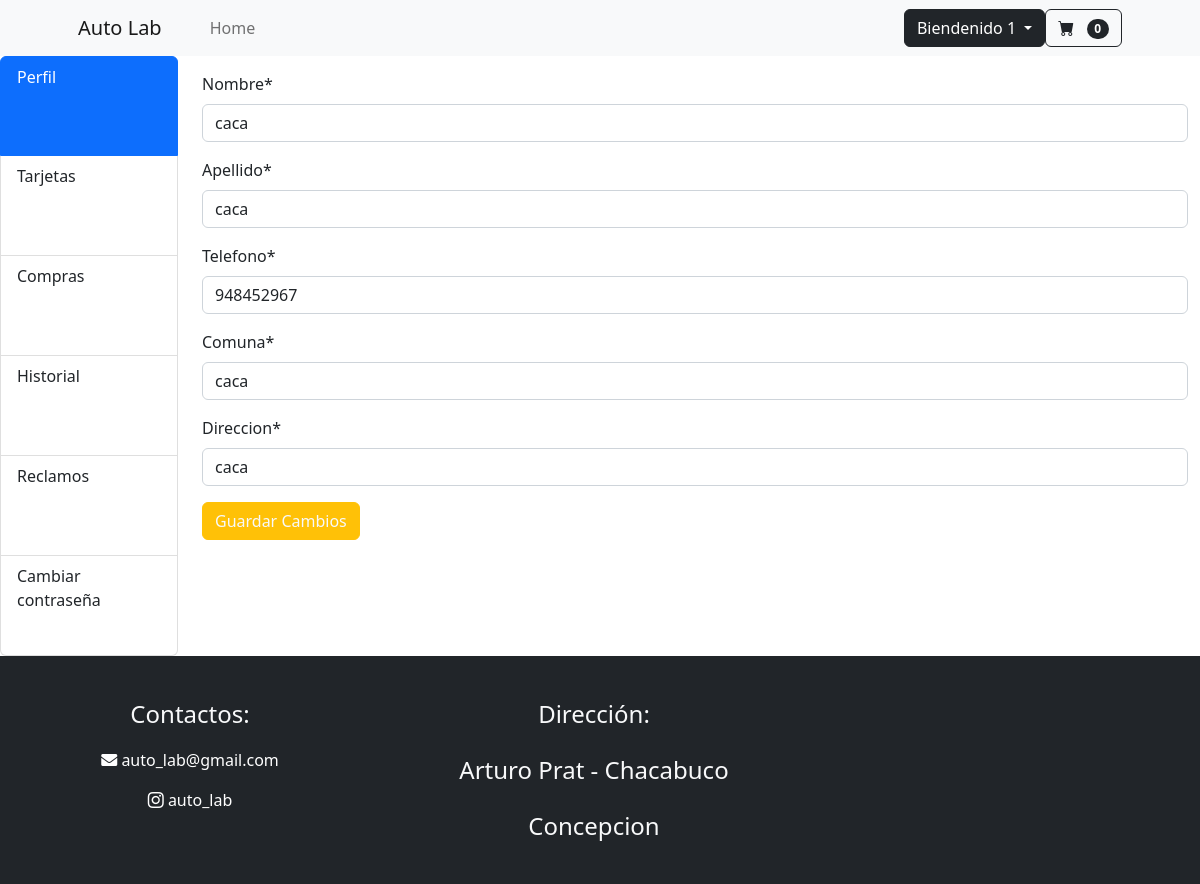
/mi_cuenta/eladmin@gmail.com (signed in), run on the app's committed database.
### mi_web/models.py (models this page shows, shortened)
class Usuario(AbstractBaseUser,PermissionsMixin):
    run = models.CharField( "rut" ,max_length=10 ,primary_key=True )
    correo = models.EmailField("correo", max_length=150 , unique=True)
    nombre = models.CharField("nombre", max_length=50)
    apellido = models.CharField("apellido", max_length=50)
    telefono= models.CharField("telefono", max_length=9)
    comuna= models.CharField("comuna", max_length=50)
    direccion= models.CharField("direccion", max_length=50)
    is_staff = models.BooleanField("empleado",default=False)
    is_superuser = models.BooleanField("superuser",default=False)
    es_baneado = models.BooleanField("baneado", default=False)
    USERNAME_FIELD="correo"
    objects=Usuariomanager()
    REQUIRED_FIELDS=["run","nombre","apellido","telefono","comuna","direccion"]

class CarritoDeCompras(models.Model):
    user = models.OneToOneField(Usuario, on_delete=models.CASCADE )
    productos = models.ManyToManyField(producto, through='ItemCarrito')
    is_active = models.BooleanField(default=True)
    @property
    def cant(self):
        itens = ItemCarrito.objects.filter(carrito=self.pk)
        return len(itens)

### mi_web/views.py (the view, shortened to what this page needs)
# urls.py: path('mi_cuenta/<id>',login_required(views.mi_cuenta),name='mi_cuenta'),
@login_required
def mi_cuenta(request, id):
    carrito, created = CarritoDeCompras.objects.get_or_create(user=request.user, is_active=True)
    usera=get_object_or_404(Usuario,correo=id)
    form=updateUser(instance=usera)
    form2=upPassUser(user=request.user)
    form3=Tarjeta.objects.filter(uusuario=usera)
    form4= TarjetaForm()
    Boletas = Boleta.objects.filter(user=usera ,estado='ALMACEN'or 'ENVIO' )
    Boletas_completadas = Boleta.objects.filter(user=usera, estado='COMPLETADO' or 'CANCELADO')
    reclamos= Reclamo.objects.filter(usuario=usera)
    datos={
        "form":form,
        "form2":form2,
        "targetas":form3,
        "form4":form4,
        "boletas":Boletas,
        "Boletas_completadas":Boletas_completadas,
        "reclamos":reclamos
    }
    return render(request,'vet/mi_cuenta.html' , datos)

### mi_web/forms.py
class updateUser(UserChangeForm):
    class Meta:
        model = useru
        fields =["nombre","apellido","telefono","comuna","direccion"]
    def __init__(self, *args , **kwargs ):
        super().__init__(*args, **kwargs)
        self.helper= FormHelper()
        self.helper.form_method="post"
        self.helper.form_class="needs-validation"
        self.helper.attrs={"novalidate":""}
        self.helper.layout=Layout(
           Field("nombre",id="nombre"),
           Field("apellido",id="apellido"),
           Div(
                Div(
                    PrependedText('telefono', '+56', active=True , id="fono"),
                    css_class='input-group'
                ,id="fono2"),
                css_class='form-group'
            ),
           Field("comuna",id="comuna"),
           Field("direccion",id="direc")
        )
        if 'password' in self.fields:
            del self.fields['password']

class upPassUser(PasswordChangeForm):
    def __init__(self, *args, **kwargs):
        super().__init__(*args, **kwargs)
        self.helper = FormHelper()
        self.helper.form_method = 'post'
        self.helper.form_class = 'needs-validation'
        self.helper.attrs = {'novalidate': ''}
        self.helper.layout = Layout(
            Field('old_password', id='old_password'),
            Field('new_password1', id='contraseña'),
            Field('new_password2', id='repetirContraseña')
        )

### mi_web/context_processors.py (called while the page is built)
def carrito(request:HttpRequest):
    if request.user.is_authenticated:
        carito = CarritoDeCompras.objects.get(user=request.user)
        return {"carrito":carito}
    return {}

### mi_web/templates/vet/mi_cuenta.html (shortened to what this page needs)
{% extends "vet/base_p.html" %}
{% load static %}
{% load crispy_forms_tags %}
{% block contenido %}
    <div class="row">
        <div class="col-2 d-none d-md-block">
          <div class="list-group" id="list-tab" role="tablist">
            <a class="list-group-item list-group-item-action active" style="height: 100px;" id="list-home-list" data-bs-toggle="list" href="#Perfil" role="tab" aria-controls="list-home" >Perfil </a>
            <a class="list-group-item list-group-item-action" style="height: 100px;" id="list-profile-list" data-bs-toggle="list" href="#targetas" role="tab" aria-controls="list-profile">Tarjetas</a>
            <a class="list-group-item list-group-item-action" style="height: 100px;" id="list-profile-list" data-bs-toggle="list" href="#Compras" role="tab" aria-controls="list-profile">Compras</a>
            <a class="list-group-item list-group-item-action" style="height: 100px;"  id="list-messages-list" data-bs-toggle="list" href="#Historial" role="tab" aria-controls="list-messages">Historial</a>
            <a class="list-group-item list-group-item-action" style="height: 100px;"  id="list-messages-list" data-bs-toggle="list" href="#Reclamos" role="tab" aria-controls="list-messages">Reclamos</a>
            <a class="list-group-item list-group-item-action" style="height: 100px;"  id="list-messages-list" data-bs-toggle="list" href="#configuración" role="tab" aria-controls="list-messages">Cambiar contraseña</a>
          </div>
        </div>
        <div class="col-md-10 col-sm-12">
          <div class="tab-content" id="nav-tabContent">
            <div class="tab-pane fade show active" id="Perfil" role="tabpanel" aria-labelledby="list-home-list">
                <form class="pt-3" action="" method="post" enctype="multipart/form-data">
                    {{ form | crispy }}
                    <div>
                        <input type="submit" name="update_profile" value="Guardar Cambios" class="btn btn-warning text-light">
                    </div>
                </form>
            </div>
          </div>
        </div>
      </div>
{% endblock contenido %}

### mi_web/templates/vet/base_p.html (shortened to what this page needs)
{% load static %}
<!DOCTYPE html>
<html lang="en">
    <head>
        <link href="https://cdn.jsdelivr.net/npm/bootstrap-icons@1.7.0/font/bootstrap-icons.css" rel="stylesheet">
        <link rel="stylesheet" href="https://cdnjs.cloudflare.com/ajax/libs/font-awesome/5.15.4/css/all.min.css">
        <link href="https://cdn.jsdelivr.net/npm/bootstrap@5.3.3/dist/css/bootstrap.min.css" rel="stylesheet">
        <link rel="stylesheet" href= "{% static 'vet/css/home.css' %}">
    </head>
    <body>
        <header class="sticky-top">
        <nav class="navbar navbar-expand-lg navbar-light bg-light ">
            <div class="container px-4 px-lg-5">
                <a class="navbar-brand" href="{% url "index" %}" >Auto Lab</a>
                <div class="collapse navbar-collapse" id="navbarSupportedContent">
                    <ul class="navbar-nav me-auto mb-2 mb-lg-0 ms-lg-4">
                        <li class="nav-item">
                            <a class="nav-link" aria-current="page" href=" {% url "index" %}">Home</a>
                        </li>
                    </ul>
                    <form class="d-flex">
                        <div class="dropdown">
                            <a class="btn btn-dark dropdown-toggle" role="button" data-bs-toggle="dropdown"
                                aria-expanded="false">
                                {% if request.user.is_authenticated %}
                                Biendenido {{user.nombre}}
                                {% else %}
                                Iniciar sesión
                                {% endif %}
                            </a>
                        </div>
                    </form>
                    <form class="d-flex">
                        <a href=" {% url "ver_carrito" %}" class="btn btn-outline-dark" type="submit">
                            <i class="bi-cart-fill me-1"></i>
                            <span class="badge bg-dark text-white ms-1 rounded-pill">{{carrito.cant}}</span>
                        </a>
                    </form>
                </div>
            </div>
        </nav>
        </header>
        <main>
            {% block contenido %}
            {% endblock contenido %}
        </main>
        <footer class="row  py-4 bg-dark text-center">
            <div class="col-md-4 col-sm-12">
                <p class="text-light pt-3 fs-4">Contactos:</p>
                <p>
                    <a href="mailto:vet.santamarta@gmail.com" class="boton" style="text-decoration: none; color: #ffffff;">
                        <i class="fas fa-envelope" aria-current="page" style="cursor: pointer;"></i> auto_lab@gmail.com
                    </a>
                </p>
                <p>
                    <a href="https://www.instagram.com/veterinaria_santa_marta/" target="_blank" class="boton" style="text-decoration: none; color: #ffffff;">
                        <i class="bi bi-instagram" aria-current="page" style="cursor: pointer;"></i> auto_lab
                    </a>
                </p>
            </div>
            <div class="col-md-4 col-sm-12">
                <p class="text-light pt-3 fs-4"> Dirección: </p>
                <p class="text-light pt-1 fs-4"> Arturo Prat - Chacabuco</p>
                <p class="text-light pt-1 fs-4">Concepcion</p>
            </div>
        </footer>
    </body>
</html>

### data on the page
Usuario: nombre "1"
CarritoDeCompras: cant "0"
Usuario: nombre "caca", apellido "caca", telefono "948452967", comuna "caca", direccion "caca"
